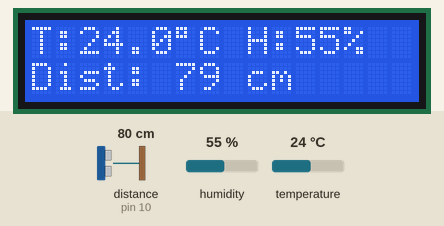
The sketch below on a simulated Arduino Uno, built with avr-gcc and run on an emulated ATmega328P. Shown: 16×2 character LCD. Wiring (inferred from the names in the program): ultrasonic range finder: trigger pin 9; echo pin 10. The test bench sets the inputs (shaded band); at power-on: humidity 55 %, distance to the obstacle (sensor on pin 10) 80 cm, temperature 24 °C. The echo pulse lasts 58.3 µs per cm; what the sketch prints to the serial monitor is not drawn.

Above: at 3.2 s.
3.3 s: humidity set to 74 %
At 4.7 s:
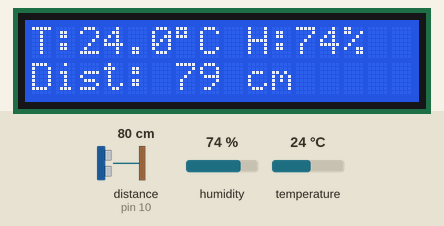
5.7 s: humidity set to 77 %
At 8.1 s:
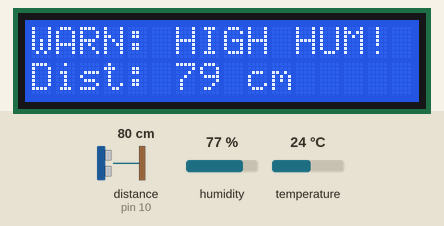
8.4 s: distance to the obstacle (sensor on pin 10) set to 23 cm
At 9.6 s:
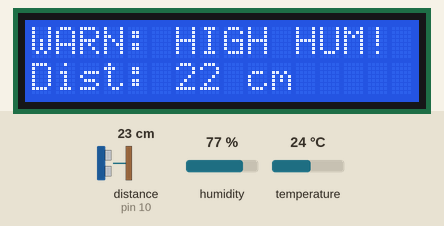
9.9 s: distance to the obstacle (sensor on pin 10) set to 20 cm
At 11.6 s:
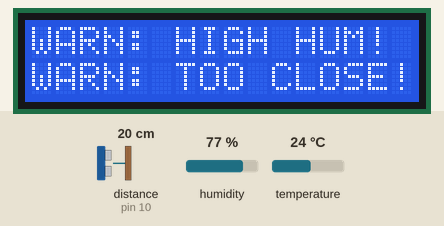
16.0 s: temperature set to 26 °C
18.5 s: temperature set to 29 °C
At 19.6 s:
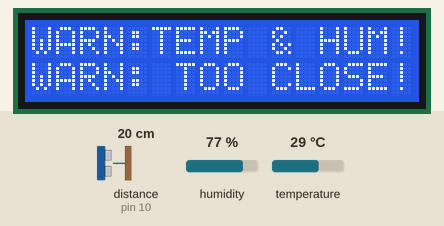
Timing chart, 0 to 21.3 s (numbered marks = the images above; inputs shaded):
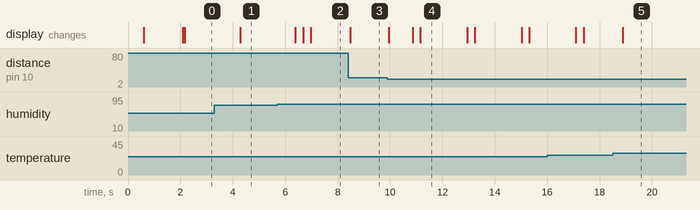

The sketch:

Sys2.ino
```cpp
#include <Wire.h>
#include <LiquidCrystal_I2C.h>
#include <DHT.h>

// ==========================================
// 1. PIN DEFINITIONS & OBJECTS
// ==========================================
// I2C LCD: Address is usually 0x27 (change to 0x3F if screen stays blank)
LiquidCrystal_I2C lcd(0x27, 16, 2);

// DHT11 Setup
#define DHTPIN 2
#define DHTTYPE DHT11
DHT dht(DHTPIN, DHTTYPE);

// HC-SR04 Ultrasonic Setup
const int TRIG_PIN = 9;
const int ECHO_PIN = 10;

// ==========================================
// 2. WARNING THRESHOLDS
// ==========================================
const float TEMP_MAX_THRESHOLD = 27.0; // Warning if temperature > 27.0°C
const float HUM_MAX_THRESHOLD  = 75.0; // Warning if humidity > 75%
const long  DIST_MIN_THRESHOLD = 20;   // Warning if distance < 20 cm (adjust as needed)

// ==========================================
// 3. TIMING & SENSOR VARIABLES
// ==========================================
unsigned long lastDHTRead = 0;
const unsigned long DHT_INTERVAL = 2000; // DHT11 updates every 2 seconds

float temperature = 0.0;
float humidity = 0.0;
long distanceCm = 0;

void setup() {
  delay(500); // Stabilization delay for external power supplies

  Serial.begin(9600);
  Wire.begin();
  Wire.setWireTimeout(3000, true); // Prevent I2C lockups

  // Initialize Ultrasonic pins
  pinMode(TRIG_PIN, OUTPUT);
  pinMode(ECHO_PIN, INPUT);

  // Initialize DHT11
  dht.begin();

  // Initialize I2C LCD
  lcd.init();
  lcd.backlight();
  lcd.setCursor(0, 0);
  lcd.print("System 2 Ready");
  lcd.setCursor(0, 1);
  lcd.print("Initializing...");
  delay(1500);
  lcd.clear();
}

void loop() {
  unsigned long currentMillis = millis();

  // ------------------------------------------
  // STEP 1: READ ULTRASONIC DISTANCE (cm)
  // ------------------------------------------
  digitalWrite(TRIG_PIN, LOW);
  delayMicroseconds(2);
  digitalWrite(TRIG_PIN, HIGH);
  delayMicroseconds(10);
  digitalWrite(TRIG_PIN, LOW);

  // Timeout after 30,000 µs (~500 cm max range) so loop never hangs
  long duration = pulseIn(ECHO_PIN, HIGH, 30000);
  if (duration > 0) {
    distanceCm = duration * 0.0343 / 2;
  }

  delay(10); // Let power rail settle after ultrasonic ping before I2C write

  // ------------------------------------------
  // STEP 2: READ DHT11 (Every 2 Seconds)
  // ------------------------------------------
  if (currentMillis - lastDHTRead >= DHT_INTERVAL) {
    lastDHTRead = currentMillis;

    float h = dht.readHumidity();
    float t = dht.readTemperature();

    if (!isnan(h) && !isnan(t)) {
      humidity = h;
      temperature = t;
    } else {
      Serial.println("DHT11 read failed!");
    }
  }

  // ------------------------------------------
  // STEP 3: EVALUATE WARNING CONDITIONS
  // ------------------------------------------
  bool highTemp = (temperature > TEMP_MAX_THRESHOLD);
  bool highHum  = (humidity > HUM_MAX_THRESHOLD);
  bool tooClose = (distanceCm > 0 && distanceCm < DIST_MIN_THRESHOLD);

  // ------------------------------------------
  // STEP 4: UPDATE 16x2 I2C LCD DISPLAY
  // ------------------------------------------
  // Row 0: Temperature & Humidity (or Temp/Hum Warning)
  lcd.setCursor(0, 0);
  if (highTemp && highHum) {
    lcd.print("WARN:TEMP & HUM!");
  } else if (highTemp) {
    lcd.print("WARN: HIGH TEMP!");
  } else if (highHum) {
    lcd.print("WARN: HIGH HUM! ");
  } else {
    lcd.print("T:");
    lcd.print(temperature, 1);
    lcd.print((char)223); // Degree symbol (°)
    lcd.print("C H:");
    lcd.print((int)humidity);
    lcd.print("%   ");
  }

  // Row 1: Ultrasonic Distance (or Proximity Warning)
  lcd.setCursor(0, 1);
  if (tooClose) {
    lcd.print("WARN: TOO CLOSE!");
  } else {
    lcd.print("Dist: ");
    lcd.print(distanceCm);
    lcd.print(" cm     "); // Trailing spaces clear old digits
  }

  // ------------------------------------------
  // STEP 5: SERIAL TELEMETRY
  // ------------------------------------------
  if (Serial.availableForWrite() > 32) {
    Serial.print("Temp: "); Serial.print(temperature, 1);
    Serial.print(" C | Hum: "); Serial.print(humidity, 1);
    Serial.print(" % | Dist: "); Serial.print(distanceCm);
    Serial.println(" cm");
  }

  delay(250);
}
```

Measured:
- the behaviour switches between 75 and 76 % on humidity (found by bisection; images 1 and 2)
- the behaviour switches between 21 and 20 cm on distance to the obstacle (sensor on pin 10) (found by bisection; images 3 and 4)
- the behaviour switches between 27 and 28 °C on temperature (found by bisection; images 4 and 5)
- after the input at 3.3 s, the display: changes after 0.98 s (image 1)
- after the input at 5.7 s, the display: changes after 0.69 s (image 2)
- after the input at 8.4 s, the display: changes after 0.09 s (image 3)
- after the input at 9.9 s, the display: changes after 0.06 s (image 4)
- after the input at 18.5 s, the display: changes after 0.38 s (image 5)
